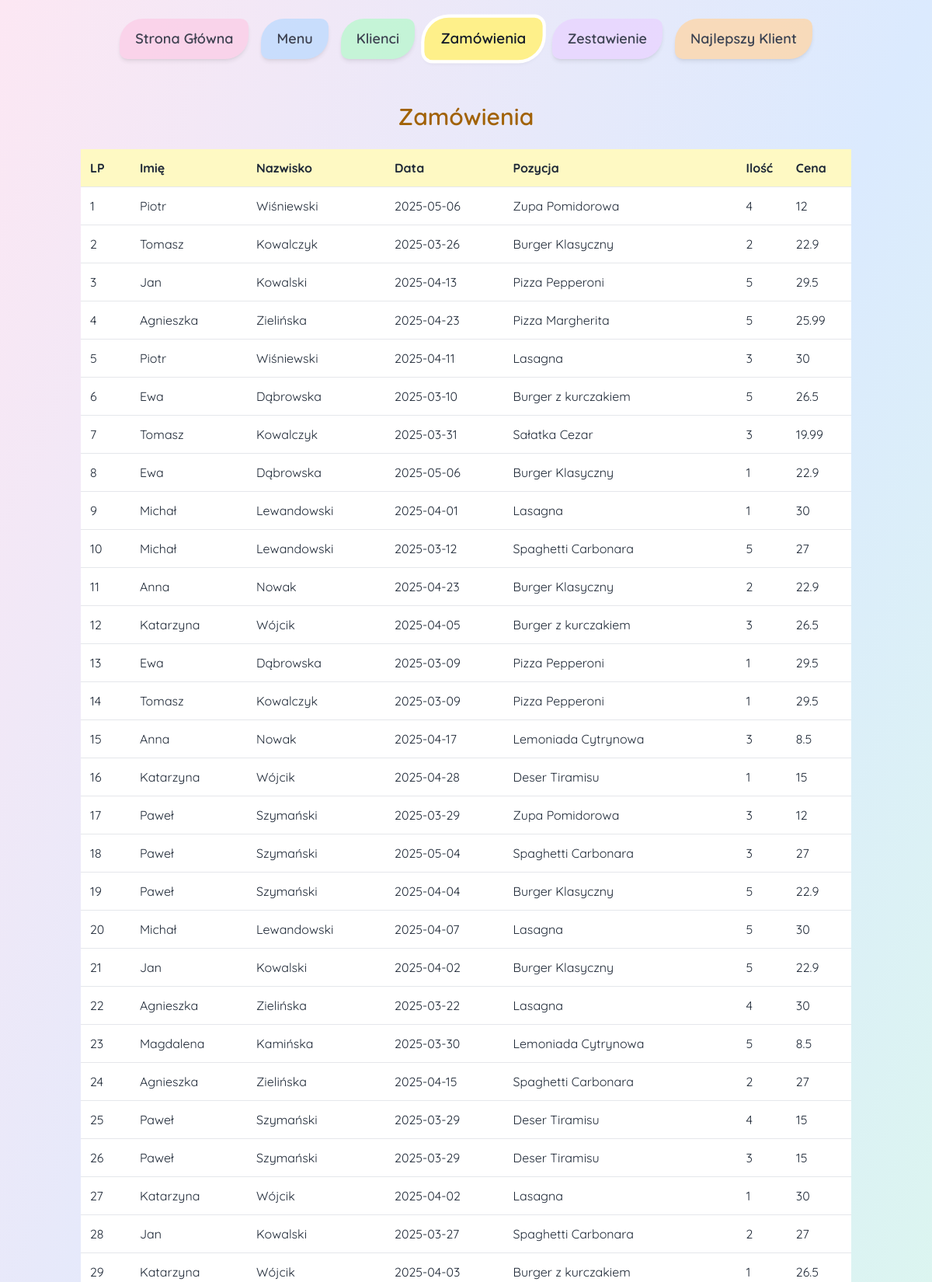
The app's page /?page=zamowienia (upper part) with its own data.
### tables this page shows
CREATE TABLE `rest_zamowienia` (
  `id_zamowienia` int(11) NOT NULL,
  `id_klienta` int(11) DEFAULT NULL,
  `id_pozycji` int(11) DEFAULT NULL,
  `data_zamowienia` date DEFAULT NULL,
  `ilosc` int(11) DEFAULT NULL
);

CREATE TABLE `rest_klienci` (
  `id_klienta` int(11) NOT NULL,
  `imie` varchar(255) DEFAULT NULL,
  `nazwisko` varchar(255) DEFAULT NULL,
  `numer_tel` varchar(50) DEFAULT NULL
);

CREATE TABLE `rest_menu` (
  `id_pozycji` int(11) NOT NULL,
  `nazwa_pozycji` varchar(255) DEFAULT NULL,
  `cena` float DEFAULT NULL,
  `kategoria` varchar(255) DEFAULT NULL
);

### index.php (the view, shortened to what this page needs)
<?php
$host = '127.0.0.1';
$db = 'dbs255';
$user = 's255';
$pass = 'aLt6see8metr';
$conn = new mysqli($host, $user, $pass, $db);
?>
<!DOCTYPE html>
<html lang="pl">
<head>
    <script src="https://cdn.tailwindcss.com"></script>
</head>
<body class="bg-gradient-to-br from-pink-100 via-blue-100 to-green-100 min-h-screen text-gray-800">
<nav class="flex flex-wrap justify-center gap-4 p-6">
    <?php
    $tabs = [
        'home' => ['Strona Główna', 'bg-pink-200'],
        'menu' => ['Menu', 'bg-blue-200'],
        'klienci' => ['Klienci', 'bg-green-200'],
        'zamowienia' => ['Zamówienia', 'bg-yellow-200'],
        'zestawienie' => ['Zestawienie', 'bg-purple-200'],
        'najlepszy' => ['Najlepszy Klient', 'bg-orange-200'],
    ];
    $current = $_GET['page'] ?? 'home';
    foreach ($tabs as $key => [$label, $color]) {
        $isActive = $key === $current ? 'ring-4 ring-white scale-105' : 'opacity-80 hover:opacity-100';
        echo "<a href='?page=$key' class='transition transform duration-200 text-lg font-semibold text-gray-900 $color px-5 py-3 rounded-[30px_10px_30px_10px] shadow-md $isActive'>$label</a>";
    }
    ?>
</nav>
<section class="container mx-auto px-4 py-8">
<?php
$page = $_GET['page'] ?? 'home';
if ($page == 'home') {
    echo "<h2 class='text-4xl font-bold mb-6 text-center text-pink-700'>Witamy w Restauracji Artystycznej!</h2>
          <p class='text-xl text-center max-w-xl mx-auto'>Miejsce, gdzie smak łączy się ze sztuką. Spróbuj naszych fantazyjnych potraw w wyjątkowym wnętrzu.</p>";
}
elseif ($page == 'zamowienia') {
    echo "<h2 class='text-3xl text-yellow-700 font-semibold mb-6 text-center'>Zamówienia</h2>";
    $res = $conn->query("SELECT k.imie, k.nazwisko, z.data_zamowienia, m.nazwa_pozycji, z.ilosc, m.cena FROM rest_zamowienia z
                         JOIN rest_klienci k ON z.id_klienta = k.id_klienta
                         JOIN rest_menu m ON z.id_pozycji = m.id_pozycji");
    echo "<div class='overflow-x-auto'><table class='w-full bg-white rounded-xl shadow-md'>
          <thead><tr class='bg-yellow-100 text-left'>
          <th class='p-3'>LP</th><th>Imię</th><th>Nazwisko</th><th>Data</th><th>Pozycja</th><th>Ilość</th><th>Cena</th></tr></thead><tbody>";
    $lp = 1;
    while ($row = $res->fetch_assoc()) {
        echo "<tr class='border-t hover:bg-yellow-50'><td class='p-3'>$lp</td><td>{$row['imie']}</td><td>{$row['nazwisko']}</td><td>{$row['data_zamowienia']}</td><td>{$row['nazwa_pozycji']}</td><td>{$row['ilosc']}</td><td>{$row['cena']}</td></tr>";
        $lp++;
    }
    echo "</tbody></table></div>";
}
?>
</section>
</body>
</html>

### index.php (style rules this page uses)
body { font-family: 'Quicksand', sans-serif; }

### records on screen
rest_zamowienia: id_klienta.imie "Piotr", id_klienta.nazwisko "Wiśniewski", data_zamowienia "2025-05-06", id_pozycji.nazwa_pozycji "Zupa Pomidorowa", ilosc "4", id_pozycji.cena "12"
rest_zamowienia: id_klienta.imie "Tomasz", id_klienta.nazwisko "Kowalczyk", data_zamowienia "2025-03-26", id_pozycji.nazwa_pozycji "Burger Klasyczny", ilosc "2", id_pozycji.cena "22.9"
rest_zamowienia: id_klienta.imie "Jan", id_klienta.nazwisko "Kowalski", data_zamowienia "2025-04-13", id_pozycji.nazwa_pozycji "Pizza Pepperoni", ilosc "5", id_pozycji.cena "29.5"
rest_zamowienia: id_klienta.imie "Agnieszka", id_klienta.nazwisko "Zielińska", data_zamowienia "2025-04-23", id_pozycji.nazwa_pozycji "Pizza Margherita", ilosc "5", id_pozycji.cena "25.99"
rest_zamowienia: id_klienta.imie "Piotr", id_klienta.nazwisko "Wiśniewski", data_zamowienia "2025-04-11", id_pozycji.nazwa_pozycji "Lasagna", ilosc "3", id_pozycji.cena "30"
rest_zamowienia: id_klienta.imie "Ewa", id_klienta.nazwisko "Dąbrowska", data_zamowienia "2025-03-10", id_pozycji.nazwa_pozycji "Burger z kurczakiem", ilosc "5", id_pozycji.cena "26.5"
rest_zamowienia: id_klienta.imie "Tomasz", id_klienta.nazwisko "Kowalczyk", data_zamowienia "2025-03-31", id_pozycji.nazwa_pozycji "Sałatka Cezar", ilosc "3", id_pozycji.cena "19.99"
rest_zamowienia: id_klienta.imie "Ewa", id_klienta.nazwisko "Dąbrowska", data_zamowienia "2025-05-06", id_pozycji.nazwa_pozycji "Burger Klasyczny", ilosc "1", id_pozycji.cena "22.9"
rest_zamowienia: id_klienta.imie "Michał", id_klienta.nazwisko "Lewandowski", data_zamowienia "2025-04-01", id_pozycji.nazwa_pozycji "Lasagna", ilosc "1", id_pozycji.cena "30"
rest_zamowienia: id_klienta.imie "Michał", id_klienta.nazwisko "Lewandowski", data_zamowienia "2025-03-12", id_pozycji.nazwa_pozycji "Spaghetti Carbonara", ilosc "5", id_pozycji.cena "27"
rest_zamowienia: id_klienta.imie "Anna", id_klienta.nazwisko "Nowak", data_zamowienia "2025-04-23", id_pozycji.nazwa_pozycji "Burger Klasyczny", ilosc "2", id_pozycji.cena "22.9"
rest_zamowienia: id_klienta.imie "Katarzyna", id_klienta.nazwisko "Wójcik", data_zamowienia "2025-04-05", id_pozycji.nazwa_pozycji "Burger z kurczakiem", ilosc "3", id_pozycji.cena "26.5"
rest_zamowienia: id_klienta.imie "Ewa", id_klienta.nazwisko "Dąbrowska", data_zamowienia "2025-03-09", id_pozycji.nazwa_pozycji "Pizza Pepperoni", ilosc "1", id_pozycji.cena "29.5"
rest_zamowienia: id_klienta.imie "Tomasz", id_klienta.nazwisko "Kowalczyk", data_zamowienia "2025-03-09", id_pozycji.nazwa_pozycji "Pizza Pepperoni", ilosc "1", id_pozycji.cena "29.5"
rest_zamowienia: id_klienta.imie "Anna", id_klienta.nazwisko "Nowak", data_zamowienia "2025-04-17", id_pozycji.nazwa_pozycji "Lemoniada Cytrynowa", ilosc "3", id_pozycji.cena "8.5"
rest_zamowienia: id_klienta.imie "Katarzyna", id_klienta.nazwisko "Wójcik", data_zamowienia "2025-04-28", id_pozycji.nazwa_pozycji "Deser Tiramisu", ilosc "1", id_pozycji.cena "15"
rest_zamowienia: id_klienta.imie "Paweł", id_klienta.nazwisko "Szymański", data_zamowienia "2025-03-29", id_pozycji.nazwa_pozycji "Zupa Pomidorowa", ilosc "3", id_pozycji.cena "12"
rest_zamowienia: id_klienta.imie "Paweł", id_klienta.nazwisko "Szymański", data_zamowienia "2025-05-04", id_pozycji.nazwa_pozycji "Spaghetti Carbonara", ilosc "3", id_pozycji.cena "27"
rest_zamowienia: id_klienta.imie "Paweł", id_klienta.nazwisko "Szymański", data_zamowienia "2025-04-04", id_pozycji.nazwa_pozycji "Burger Klasyczny", ilosc "5", id_pozycji.cena "22.9"
rest_zamowienia: id_klienta.imie "Michał", id_klienta.nazwisko "Lewandowski", data_zamowienia "2025-04-07", id_pozycji.nazwa_pozycji "Lasagna", ilosc "5", id_pozycji.cena "30"
rest_zamowienia: id_klienta.imie "Jan", id_klienta.nazwisko "Kowalski", data_zamowienia "2025-04-02", id_pozycji.nazwa_pozycji "Burger Klasyczny", ilosc "5", id_pozycji.cena "22.9"
rest_zamowienia: id_klienta.imie "Agnieszka", id_klienta.nazwisko "Zielińska", data_zamowienia "2025-03-22", id_pozycji.nazwa_pozycji "Lasagna", ilosc "4", id_pozycji.cena "30"
rest_zamowienia: id_klienta.imie "Magdalena", id_klienta.nazwisko "Kamińska", data_zamowienia "2025-03-30", id_pozycji.nazwa_pozycji "Lemoniada Cytrynowa", ilosc "5", id_pozycji.cena "8.5"
rest_zamowienia: id_klienta.imie "Agnieszka", id_klienta.nazwisko "Zielińska", data_zamowienia "2025-04-15", id_pozycji.nazwa_pozycji "Spaghetti Carbonara", ilosc "2", id_pozycji.cena "27"
rest_zamowienia: id_klienta.imie "Paweł", id_klienta.nazwisko "Szymański", data_zamowienia "2025-03-29", id_pozycji.nazwa_pozycji "Deser Tiramisu", ilosc "4", id_pozycji.cena "15"
rest_zamowienia: id_klienta.imie "Paweł", id_klienta.nazwisko "Szymański", data_zamowienia "2025-03-29", id_pozycji.nazwa_pozycji "Deser Tiramisu", ilosc "3", id_pozycji.cena "15"
rest_zamowienia: id_klienta.imie "Katarzyna", id_klienta.nazwisko "Wójcik", data_zamowienia "2025-04-02", id_pozycji.nazwa_pozycji "Lasagna", ilosc "1", id_pozycji.cena "30"
rest_zamowienia: id_klienta.imie "Jan", id_klienta.nazwisko "Kowalski", data_zamowienia "2025-03-27", id_pozycji.nazwa_pozycji "Spaghetti Carbonara", ilosc "2", id_pozycji.cena "27"
rest_zamowienia: id_klienta.imie "Katarzyna", id_klienta.nazwisko "Wójcik", data_zamowienia "2025-04-03", id_pozycji.nazwa_pozycji "Burger z kurczakiem", ilosc "1", id_pozycji.cena "26.5"

### other values on screen
$label "Strona Główna"
$label "Menu"
$label "Klienci"
$label "Zamówienia"
$label "Zestawienie"
$label "Najlepszy Klient"
